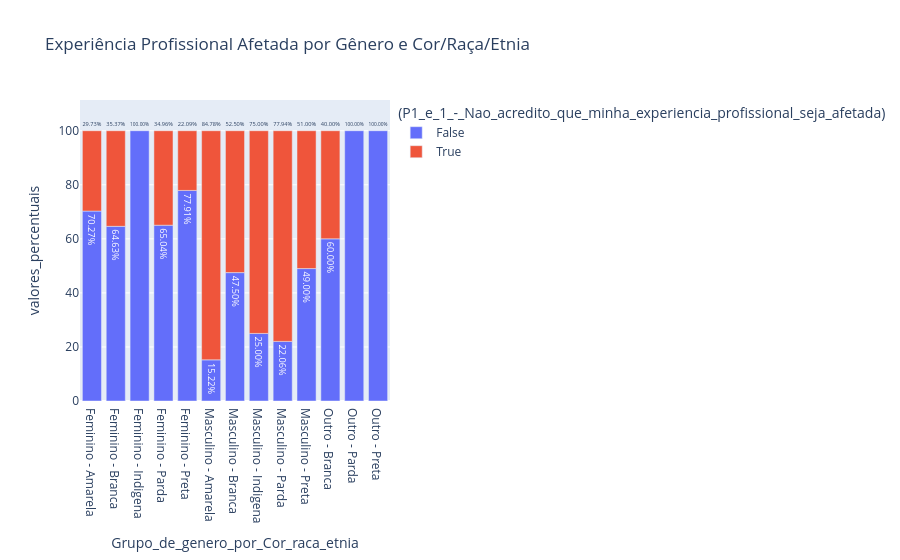

The code cell stored with this chart in its notebook:
### Markdown cell above
# 2. Gerando gráficos a partir dos dados

### Code cell
import pandas as pd
import plotly.express as px

# Criando a nova coluna combinada
merged['Grupo_de_genero_por_Cor_raca_etnia'] = merged['(P1_b_-_Genero)'] + ' - ' + merged['(P1_c_-_Cor/raca/etnia)']


# Agrupando os dados
grouped = merged.groupby(['Grupo_de_genero_por_Cor_raca_etnia', '(P1_e_1_-_Nao_acredito_que_minha_experiencia_profissional_seja_afetada)'])['valores_totais'].sum().reset_index()

# Calculando o total por grupo
totais = grouped.groupby('Grupo_de_genero_por_Cor_raca_etnia')['valores_totais'].sum().reset_index()
totais.rename(columns={'valores_totais': 'total'}, inplace=True)

# Unindo os totais com o DataFrame agrupado
grouped = grouped.merge(totais, on='Grupo_de_genero_por_Cor_raca_etnia')

# Calculando a porcentagem
grouped['valores_percentuais'] = (grouped['valores_totais'] / grouped['total']) * 100

# Criando o gráfico
grafico = px.bar(
    grouped, 
    x='Grupo_de_genero_por_Cor_raca_etnia', 
    y='valores_percentuais', 
    color='(P1_e_1_-_Nao_acredito_que_minha_experiencia_profissional_seja_afetada)',  
    title='Experiência Profissional Afetada por Gênero e Cor/Raça/Etnia', 
    barmode='relative', 
    text='valores_percentuais'
)

# Adicionando rótulos de texto
grafico.update_traces(texttemplate='%{text:.2f}%', textposition='outside')

# Mostrando o gráfico
grafico.show()

### Figure 1 — Plotly figure (JSON) as saved in the notebook; plotly's stock layout.template omitted (floating-point values rounded to 4 significant figures)
{"data": [{"alignmentgroup": "True", "hovertemplate": "(P1_e_1_-_Nao_acredito_que_minha_experiencia_profissional_seja_afetada)=False<br>Grupo_de_genero_por_Cor_raca_etnia=%{x}<br>valores_percentuais=%{text}<extra></extra>", "legendgroup": "False", "marker": {"color": "#636efa", "pattern": {"shape": ""}}, "name": "False", "offsetgroup": "False", "orientation": "v", "showlegend": true, "text": [70.27, 64.63, 100, 65.04, 77.91, 15.22, 47.5, 25, 22.06, 49.0, 60, 100, 100], "textposition": "outside", "texttemplate": "%{text:.2f}%", "type": "bar", "x": ["Feminino - Amarela", "Feminino - Branca", "Feminino - Indigena", "Feminino - Parda", "Feminino - Preta", "Masculino - Amarela", "Masculino - Branca", "Masculino - Indigena", "Masculino - Parda", "Masculino - Preta", "Outro - Branca", "Outro - Parda", "Outro - Preta"], "xaxis": "x", "y": [70.27, 64.63, 100, 65.04, 77.91, 15.22, 47.5, 25, 22.06, 49.0, 60, 100, 100], "yaxis": "y"}, {"alignmentgroup": "True", "hovertemplate": "(P1_e_1_-_Nao_acredito_que_minha_experiencia_profissional_seja_afetada)=True<br>Grupo_de_genero_por_Cor_raca_etnia=%{x}<br>valores_percentuais=%{text}<extra></extra>", "legendgroup": "True", "marker": {"color": "#EF553B", "pattern": {"shape": ""}}, "name": "True", "offsetgroup": "True", "orientation": "v", "showlegend": true, "text": [29.73, 35.37, 34.96, 22.09, 84.78, 52.5, 75, 77.94, 51.0, 40], "textposition": "outside", "texttemplate": "%{text:.2f}%", "type": "bar", "x": ["Feminino - Amarela", "Feminino - Branca", "Feminino - Parda", "Feminino - Preta", "Masculino - Amarela", "Masculino - Branca", "Masculino - Indigena", "Masculino - Parda", "Masculino - Preta", "Outro - Branca"], "xaxis": "x", "y": [29.73, 35.37, 34.96, 22.09, 84.78, 52.5, 75, 77.94, 51.0, 40], "yaxis": "y"}], "layout": {"autosize": true, "barmode": "relative", "legend": {"title": {"text": "(P1_e_1_-_Nao_acredito_que_minha_experiencia_profissional_seja_afetada)"}, "tracegroupgap": 0}, "title": {"text": "Experiência Profissional Afetada por Gênero e Cor/Raça/Etnia"}, "xaxis": {"anchor": "y", "autorange": false, "domain": [0, 1], "range": [-0.5, 12.5], "title": {"text": "Grupo_de_genero_por_Cor_raca_etnia"}, "type": "category"}, "yaxis": {"anchor": "x", "autorange": false, "domain": [0, 1], "range": [0, 111.4], "title": {"text": "valores_percentuais"}, "type": "linear"}}}
